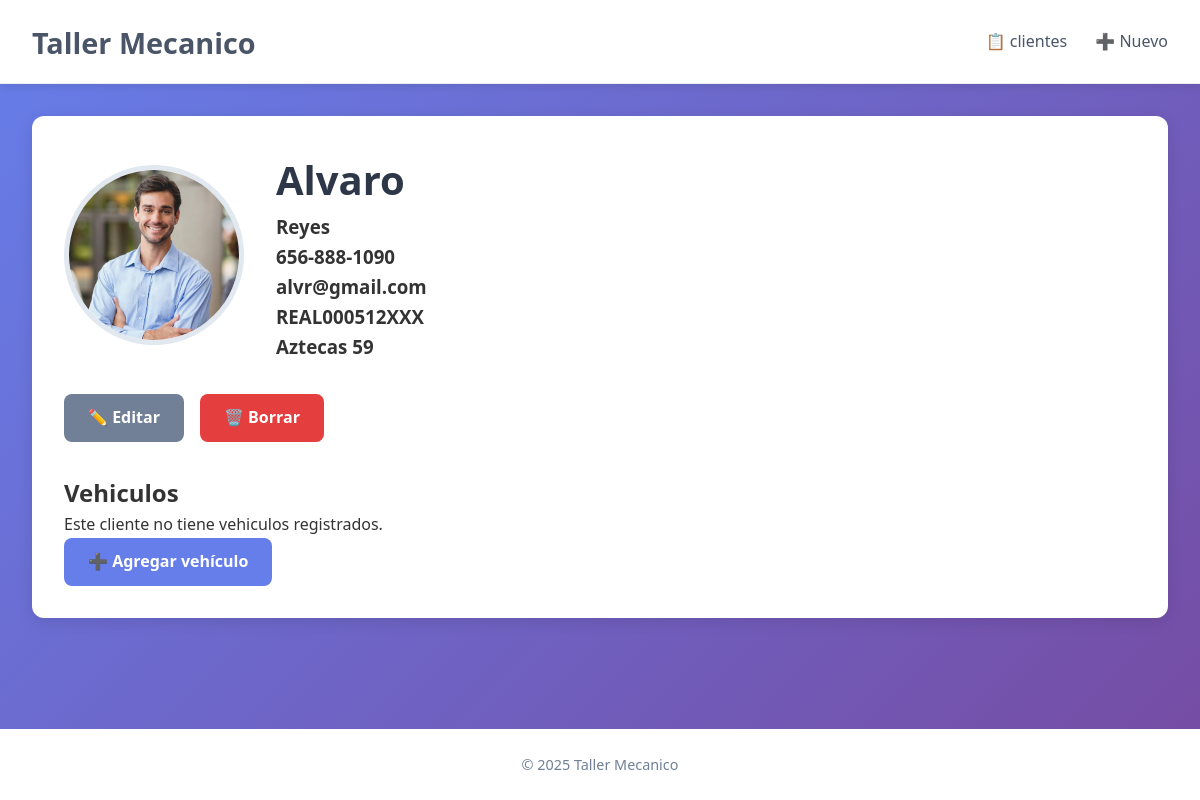
Page /cliente/2/ on the committed database.
### app_cliente/models.py (models this page shows, shortened)
class Cliente(models.Model):
    nombre = models.CharField(max_length=100)
    apellido = models.CharField(max_length=100)
    telefono = models.CharField(max_length=15)
    email = models.EmailField(unique=True)
    rfc = models.CharField(max_length=120, unique=True)
    direccion = models.CharField(max_length=255)
    foto_cliente = models.ImageField(upload_to='img_clientes/', blank=True, null=True)
    class Meta:
        verbose_name = "Cliente"
        verbose_name_plural = "Clientes"

### app_cliente/views.py (the view)
# urls.py: path('cliente/<int:cliente_id>/', views.detalle_cliente, name='detalle_cliente'),
def detalle_cliente(request, cliente_id):
    cliente = get_object_or_404(Cliente, id=cliente_id)
    return render(request, 'detalle_cliente.html', {'cliente': cliente})

### app_cliente/templates/detalle_cliente.html (shortened to what this page needs)
{% extends 'base.html' %}
{% block contenido %}
<article class="artist-detail">
    <div class="artist-banner">
        {% if cliente.foto_cliente %}
            <img src="{{ cliente.foto_cliente.url }}" alt="Foto de {{ cliente.nombre }}" class="detail-photo">
        {% else %}
            <div class="detail-placeholder">👤</div>
        {% endif %}
        <div class="artist-info">
            <h1>{{ cliente.nombre }}</h1>
            <h3>{{ cliente.apellido }}</h3>
            <h3>{{ cliente.telefono }}</h3>
            <h3>{{ cliente.email }}</h3>
            <h3>{{ cliente.rfc }}</h3>
            <h3>{{ cliente.direccion }}</h3>
        </div>
    </div>
    <div class="detail-actions">
        <a href="{% url 'app_cliente:editar_cliente' cliente.id %}" class="btn btn-secondary">✏️ Editar</a>
        <a href="{% url 'app_cliente:borrar_cliente' cliente.id %}" class="btn btn-danger">🗑️ Borrar</a>
    </div>
    <section class="songs-section">
        <h2>Vehiculos</h2>
        {% if cliente.vehiculos.exists %}
        <ul class="song-list">
            {% for vehiculo in cliente.vehiculos.all %}
            <li class="vehiculo-item">
                {% if vehiculo.foto_vehiculo %}
                    <img src="{{ vehiculo.foto_vehiculo.url }}" alt="Foto de {{ vehiculo.matricula }}" class="detail-photo2">
                {% endif %}
                <div class="vehiculo-info">
                    <strong>{{ vehiculo.marca }} {{ vehiculo.modelo }}</strong>
                    <div>Matricula: {{ vehiculo.matricula }}</div>
                    <div>Año: {{ vehiculo.anio }} — Km: {{ vehiculo.kilometraje }}</div>
                    <div><a href="{% url 'app_cliente:eliminar_vehiculo' cliente.id vehiculo.id %}" class="btn btn-danger">Eliminar</a></div>
                </div>
            </li>
            {% endfor %}
        </ul>
        {% else %}
        <p class="empty-message">Este cliente no tiene vehiculos registrados.</p>
        {% endif %}
        <div class="add-vehiculo">
            <a href="{% url 'app_cliente:agregar_vehiculo' cliente.id %}" class="btn btn-primary">➕ Agregar vehículo</a>
        </div>
    </section>
</article>
{% endblock %}

### app_cliente/static/css/styles.css (style rules this page uses)
* { margin: 0; padding: 0; box-sizing: border-box; }
body { font-family: 'Segoe UI', Tahoma, Geneva, Verdana, sans-serif; background: linear-gradient(135deg, #667eea 0%, #764ba2 100%); color: #333; line-height: 1.6; }
.artist-detail { background: white; border-radius: 12px; overflow: hidden; box-shadow: 0 4px 15px rgba(0,0,0,0.1); padding: 2rem; }
.artist-banner { display: flex; gap: 2rem; margin-bottom: 2rem; align-items: center; }
.detail-photo { width: 180px; height: 180px; border-radius: 50%; object-fit: cover; border: 5px solid #e2e8f0; }
.artist-info h1 { font-size: 2.5rem; color: #2d3748; }
.detail-actions { margin-bottom: 2rem; display: flex; gap: 1rem; }
.btn { padding: 0.7rem 1.5rem; border: none; border-radius: 8px; font-weight: 600; cursor: pointer; transition: background 0.3s; text-decoration: none; display: inline-block; }
.btn-primary { background: #667eea; color: white; }
.btn-secondary { background: #718096; color: white; }
.btn-danger { background: #e53e3e; color: white; }

### rows in the picture
Cliente: foto_cliente (picture), nombre "Alvaro", apellido "Reyes", telefono "656-888-1090", email "alvr@gmail.com", rfc "REAL000512XXX", direccion "Aztecas 59"
